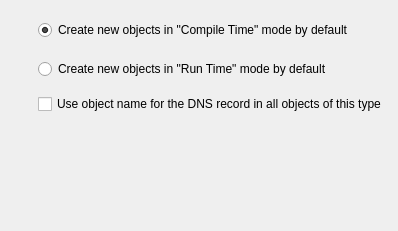
         <widget class="QWidget" name="DNSName">
          <attribute name="title">
           <string>DNS Name</string>
          </attribute>
          <layout class="QGridLayout" name="prefs_gridLayout_11">
           <property name="horizontalSpacing">
            <number>20</number>
           </property>
           <item row="0" column="0">
            <widget class="QLabel" name="label_10">
             <property name="text">
              <string/>
             </property>
             <property name="pixmap">
              <pixmap resource="MainRes.qrc">:/Icons/DNSName/icon-big</pixmap>
             </property>
            </widget>
           </item>
           <item row="0" column="1">
            <widget class="QFrame" name="frame">
             <property name="sizePolicy">
              <sizepolicy hsizetype="Expanding" vsizetype="Preferred">
               <horstretch>0</horstretch>
               <verstretch>0</verstretch>
              </sizepolicy>
             </property>
             <property name="frameShape">
              <enum>QFrame::Shape::NoFrame</enum>
             </property>
             <property name="frameShadow">
              <enum>QFrame::Shadow::Raised</enum>
             </property>
             <layout class="QGridLayout" name="prefs_gridLayout_10">
              <property name="leftMargin">
               <number>0</number>
              </property>
              <property name="verticalSpacing">
               <number>19</number>
              </property>
              <item row="0" column="0">
               <widget class="QRadioButton" name="new_dns_name_compile_tm">
                <property name="text">
                 <string>Create new objects in &quot;Compile Time&quot; mode by default</string>
                </property>
                <property name="checked">
                 <bool>true</bool>
                </property>
               </widget>
              </item>
              <item row="1" column="0">
               <widget class="QRadioButton" name="new_dns_name_run_tm">
                <property name="text">
                 <string>Create new objects in &quot;Run Time&quot; mode by default</string>
                </property>
               </widget>
              </item>
             </layout>
            </widget>
           </item>
           <item row="1" column="1">
            <widget class="QCheckBox" name="use_name_for_dns_record">
             <property name="text">
              <string>Use object name for the DNS record in all objects of this type</string>
             </property>
            </widget>
           </item>
           <item row="2" column="1">
            <spacer name="verticalSpacer">
             <property name="orientation">
              <enum>Qt::Orientation::Vertical</enum>
             </property>
             <property name="sizeHint" stdset="0">
              <size>
               <width>20</width>
               <height>106</height>
              </size>
             </property>
            </spacer>
           </item>
          </layout>
         </widget>
